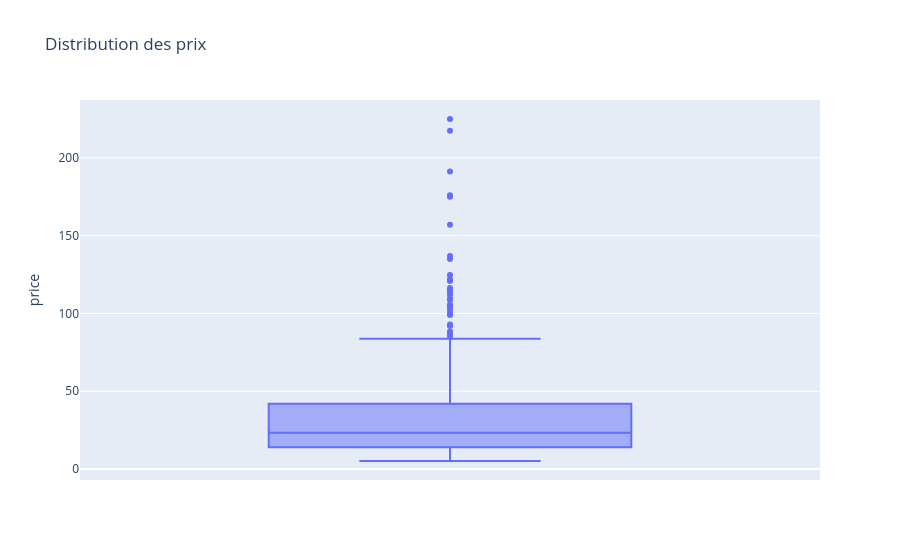

Write notebook code for a chart like this one.
### Code cell
#Autre méthode avec plotly express

fig = px.box(df_final, y='price', title='Distribution des prix')
fig.show()

### Figure 1 — Plotly figure (JSON) as saved in the notebook; plotly's stock layout.template omitted (floating-point values rounded to 4 significant figures; data arrays with more than 128 entries replaced by an {"elided": "..."} marker saying what was removed)
{"data": [{"alignmentgroup": "True", "hovertemplate": "price=%{y}<extra></extra>", "legendgroup": "", "marker": {"color": "#636efa"}, "name": "", "notched": false, "offsetgroup": "", "orientation": "v", "showlegend": false, "type": "box", "x0": " ", "xaxis": "x", "y": {"elided": "713 float values"}, "y0": " ", "yaxis": "y"}], "layout": {"boxmode": "group", "legend": {"tracegroupgap": 0}, "title": {"text": "Distribution des prix"}, "xaxis": {"anchor": "y", "domain": [0, 1]}, "yaxis": {"anchor": "x", "domain": [0, 1], "title": {"text": "price"}}}}
